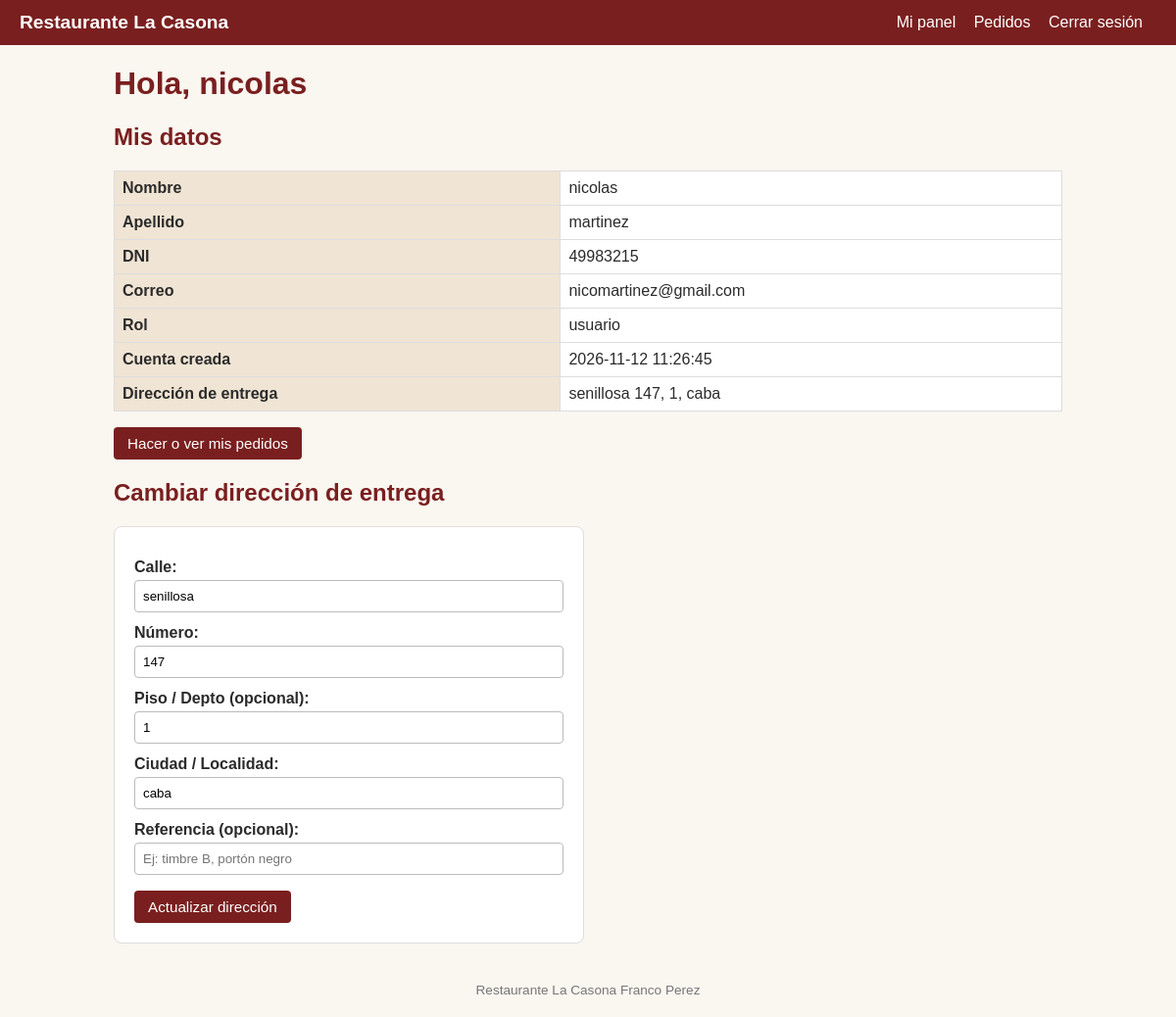
Page /panel.php (signed in) on the committed database.
### tables this page shows
CREATE TABLE `usuarios` (
  `id` int(10) UNSIGNED NOT NULL,
  `nombre` varchar(80) NOT NULL,
  `apellido` varchar(80) NOT NULL,
  `dni` varchar(8) NOT NULL,
  `email` varchar(254) NOT NULL,
  `password_hash` varchar(255) NOT NULL,
  `rol` enum('usuario','admin') NOT NULL DEFAULT 'usuario',
  `creado_en` timestamp NOT NULL DEFAULT current_timestamp(),
  `archivado_en` datetime DEFAULT NULL
);

CREATE TABLE `direcciones` (
  `id` int(10) UNSIGNED NOT NULL,
  `usuario_id` int(10) UNSIGNED NOT NULL,
  `calle` varchar(100) NOT NULL,
  `numero` varchar(10) NOT NULL,
  `piso` varchar(20) DEFAULT NULL,
  `ciudad` varchar(80) NOT NULL,
  `referencia` varchar(150) DEFAULT NULL
);

### panel.php (the view, shortened to what this page needs)
<?php
require_once __DIR__ . '/conexion.php';
require_once __DIR__ . '/funciones.php';
$usuario = requerirLogin($conexion);
$calle = '';
$numero = '';
$piso = '';
$ciudad = '';
$referencia = '';
try {
    $direccion = obtenerDireccion($conexion, (int)$usuario['id']);
} catch (PDOException $e) {
    error_log($e->getMessage());
    http_response_code(500);
    exit('No se pudieron cargar tus datos.');
}
if ($direccion !== false) {
    $calle = $direccion['calle'];
    $numero = $direccion['numero'];
    $piso = $direccion['piso'] ?? '';
    $ciudad = $direccion['ciudad'];
    $referencia = $direccion['referencia'] ?? '';
}
?>
<h1>Hola, <?= escapar($usuario['nombre']) ?></h1>
<h2>Mis datos</h2>
<table>
    <tr><th>Nombre</th><td><?= escapar($usuario['nombre']) ?></td></tr>
    <tr><th>Apellido</th><td><?= escapar($usuario['apellido']) ?></td></tr>
    <tr><th>DNI</th><td><?= escapar($usuario['dni']) ?></td></tr>
    <tr><th>Correo</th><td><?= escapar($usuario['email']) ?></td></tr>
    <tr><th>Rol</th><td><?= escapar($usuario['rol']) ?></td></tr>
    <tr><th>Cuenta creada</th><td><?= escapar($usuario['creado_en']) ?></td></tr>
    <tr>
        <th>Dirección de entrega</th>
        <td>
            <?php if ($direccion === false): ?>
                Todavía no cargaste una dirección.
            <?php else: ?>
                <?= escapar(textoDireccion($direccion)) ?>
            <?php endif; ?>
        </td>
    </tr>
</table>
<p><a class="boton" href="pedidos.php">Hacer o ver mis pedidos</a></p>
<h2><?= $direccion === false ? 'Cargar dirección de entrega' : 'Cambiar dirección de entrega' ?></h2>
<form action="panel.php" method="POST" class="formulario">
    <label for="calle">Calle:</label>
    <input type="text" id="calle" name="calle" maxlength="100" value="<?= escapar($calle) ?>" required>
    <label for="numero">Número:</label>
    <input type="text" id="numero" name="numero" maxlength="10" value="<?= escapar($numero) ?>" required>
    <label for="piso">Piso / Depto (opcional):</label>
    <input type="text" id="piso" name="piso" maxlength="20" value="<?= escapar($piso) ?>">
    <label for="ciudad">Ciudad / Localidad:</label>
    <input type="text" id="ciudad" name="ciudad" maxlength="80" value="<?= escapar($ciudad) ?>" required>
    <label for="referencia">Referencia (opcional):</label>
    <input type="text" id="referencia" name="referencia" maxlength="150" placeholder="Ej: timbre B, portón negro" value="<?= escapar($referencia) ?>">
    <button type="submit"><?= $direccion === false ? 'Guardar dirección' : 'Actualizar dirección' ?></button>
</form>

### css/estilos.css (style rules this page uses)
* { box-sizing: border-box; }
body { font-family: Arial, Helvetica, sans-serif; margin: 0; background: #faf6f0; color: #2b2b2b; }
h1, h2 { color: #7a1f1f; }
table { width: 100%; border-collapse: collapse; background: #fff; margin: 12px 0; }
th, td { border: 1px solid #ddd; padding: 8px; text-align: left; }
th { background: #f0e4d4; }
.formulario { background: #fff; padding: 20px; border-radius: 8px; max-width: 480px; border: 1px solid #ddd; }
.formulario label { display: block; margin-top: 12px; font-weight: bold; }
.formulario input, .formulario select { width: 100%; padding: 8px; margin-top: 4px; border: 1px solid #bbb; border-radius: 4px; }
.formulario button { margin-top: 16px; }
button, .boton { background: #7a1f1f; color: #fff; border: none; padding: 8px 14px; border-radius: 4px; cursor: pointer; text-decoration: none; display: inline-block; font-size: 0.95rem; }

### rows in the picture
usuarios: nombre "nicolas", apellido "martinez", dni "49983215", email "nicomartinez@gmail.com", rol "usuario", creado_en "2026-11-12 11:26:45"
direcciones: escapar(textoDireccion($direccion)) "senillosa 147, 1, caba", calle "senillosa", numero "147", piso "1", ciudad "caba"
